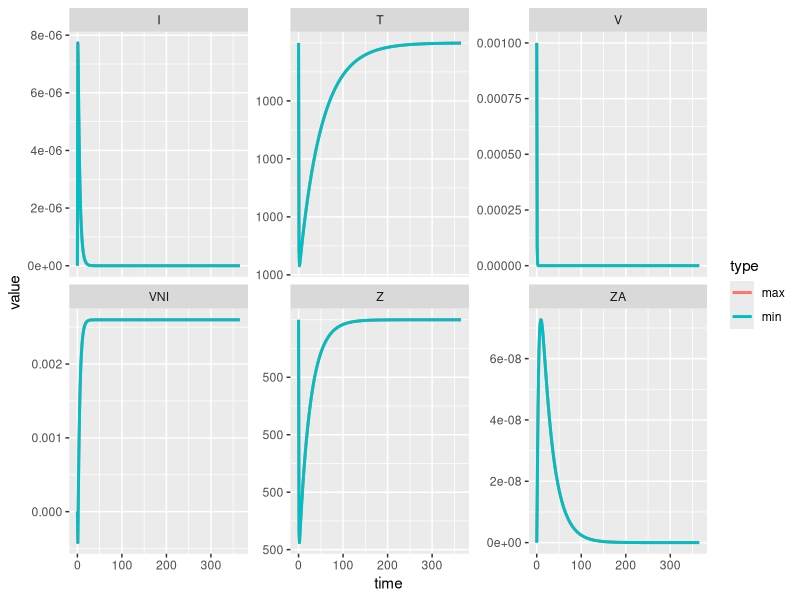
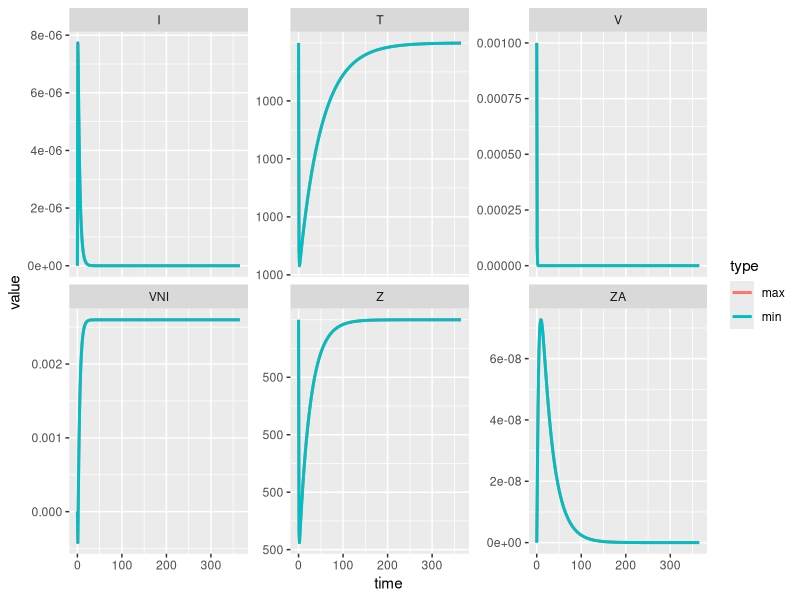

Here is the R script that generated these plots, in order:
library(deSolve)
library(ggplot2)
library(tidyr)

############
#Amprenavir#
############

# hiv_func is the function on the right hand side of the
# differential equation. 
pi_func <- function(t, HIV, params) {

    T = HIV["T"]
    I = HIV["I"]
    V = HIV["V"]
    VNI = HIV["VNI"]
    Z = HIV["Z"]
    ZA = HIV["ZA"]

    mu_x = params["mu_x"]
    mu_y = params["mu_y"]
    mu_v = params["mu_v"]
    mu_vni = params["mu_vni"]
    N_PI = params["N_PI"]
    mu_z = params["mu_z"]
    k_v = params["k_v"]
    beta_z = params["beta_z"]
    beta_v = params["beta_v"]
    p_y = params["p_y"]
    p_v = params["p_v"]
    lambda_x = params["lambda_x"]
    lambda_z= params["lambda_z"]


    # now that we have extracted the parameters, we can evaluate the
    # differential equation's right hand side

    dT = lambda_x - mu_x*T - beta_v*T*V
    dI = beta_v*T*V - mu_y*I - p_y*I*ZA
    #
    dV = (1 - N_PI)*k_v*mu_y*I - mu_v*V - p_v*V*ZA
    dVNI = N_PI*k_v*mu_y*I - mu_v*V - p_v*V*ZA
    #
    dZ = lambda_z - mu_z*Z - beta_z*Z*V
    dZA = beta_z*Z*I -mu_z*ZA

    list(c(dT, dI, dV, dVNI, dZ, dZA))
}

C_min <- 0.28
C_max <- 4.63
EC_50_min <- 0.006
EC_50_max <- 0.04
Hill_Coefficient <- 3

N_PI_min = (C_min ^ Hill_Coefficient) / ((C_min ^ Hill_Coefficient) + (EC_50_min ^ Hill_Coefficient))
N_PI_max = (C_max ^ Hill_Coefficient) / ((C_max ^ Hill_Coefficient) + (EC_50_max ^ Hill_Coefficient))

#N_PI_min = .2
#N_PI_max = .8

#parameters
parms_min <- c(mu_x = 0.02,
           mu_y = 0.24,
           #
           mu_v = 2.4,
           mu_vni =2.4,
           N_PI = N_PI_min,
           #
           mu_z = 0.04,
           k_v = 360,
           beta_z = 0.000005,
           beta_v = 0.000024,
           p_y = 0.02,
           p_v = 0.02,
           lambda_x = 20,
           lambda_z = 20)

#parameters
parms_max <- c(mu_x = 0.02,
           mu_y = 0.24,
           #
           mu_v = 2.4,
           mu_vni =2.4,
           N_PI = N_PI_max,
           #
           mu_z = 0.04,
           k_v = 360,
           beta_z = 0.000005,
           beta_v = 0.000024,
           p_y = 0.02,
           p_v = 0.02,
           lambda_x = 20,
           lambda_z = 20)
	   

# initial values
Pstart <- c(T = 1000,
       	    I = 0,
            V = 0.001,
            VNI = 0,
	    Z = 500,
	    ZA = 0)

# set the times (full collection of x axis points)
times <- seq(from=0, to=365, by= 1)

diffeq_result_min <- ode(
    func=pi_func,
    y=Pstart,
    times=times,
    parms=parms_min)

diffeq_result_max <- ode(
    func=pi_func,
    y=Pstart,
    times=times,
    parms=parms_max)


diffeq_result_min <- as.data.frame(diffeq_result_min)
diffeq_result_max <- as.data.frame(diffeq_result_max)

gathered_result_min <- gather(diffeq_result_min, variable, value, -time)
gathered_result_min$type <- "min"

gathered_result_max <- gather(diffeq_result_max, variable, value, -time)
gathered_result_max$type <- "max"

gathered_result <- rbind(gathered_result_min, gathered_result_max)

gathered_result_wider <- gathered_result %>%
    pivot_wider(
        id_cols = c("time", "variable"),
        names_from = type,
        values_from = value     
        )



plot_result <- ggplot(data = gathered_result,#subset(gathered_result, variable == "TR"), #plot declared equation(s) only
                      mapping=aes(x=time, y= value, color = type))+ #, fill = variable)) +
                      #geom_ribbon(alpha = .7) + theme_classic() +
                      geom_line(linewidth = 1)+
                      #plot each equation on its own graph
                      facet_wrap(~variable, scales = "free_y")
		

#save to file
fname_base <- "result_ocm_pi"
extensions = c("png", "pdf")
for (ext in extensions) {
    fname <- paste(fname_base, ".", ext, sep="")
    ggsave(fname, plot_result, height = 5, width = 9) #height,width of png/ pdf
    print(paste("wrote output to file ", fname))
    }
